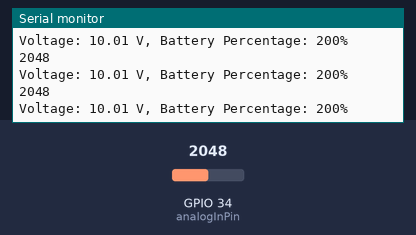
A sketch run on a simulated ESP32. On the bench: the last lines printed to the serial monitor. The inputs (shaded band) are chosen by the test bench; at power-on: GPIO 34 (analogInPin) = 2048.

Above: at 1.2 s.
1.3 s: GPIO 34 (analogInPin) set to 2014
At 1.36 s:
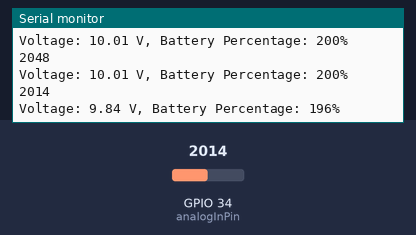
8.8 s: GPIO 34 (analogInPin) set to 948
At 8.81 s:
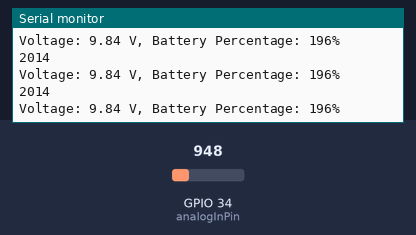
11.8 s: GPIO 34 (analogInPin) set to 1000
At 11.84 s:
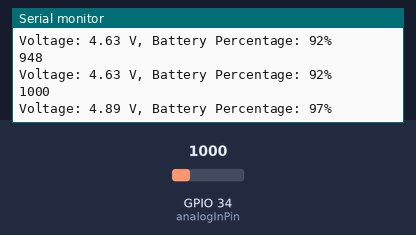
Timing chart, 0 to 14.8 s (numbered marks = the images above; inputs shaded):
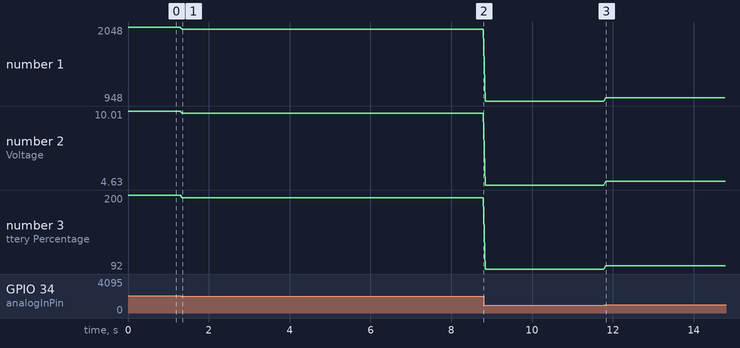

Measured:
- after the input at 1.3 s, the serial monitor: prints a new line at once (image 1)
- after the input at 11.8 s, the serial monitor: prints a new line at once (image 3)
- plotted number 1: 2048 → 2014 after the input at 1.3 s, 2014 → 948 after the input at 8.8 s, 948 → 1000 after the input at 11.8 s
- plotted number 2: 10.01 → 9.84 after the input at 1.3 s, 9.84 → 4.63 after the input at 8.8 s, 4.63 → 4.89 after the input at 11.8 s
- plotted number 3: 200 → 196 after the input at 1.3 s, 196 → 92 after the input at 8.8 s, 92 → 97 after the input at 11.8 s

The sketch:

battery_level_indicator.ino
```cpp
const int analogInPin = 34;  // Analog input pin

void setup() {
  Serial.begin(9600);  // Initialize serial communication

}

void loop() {
  printVolts();
}

void printVolts() {
  int sensorValue = analogRead(analogInPin);  // Read the analog input
  float voltage = sensorValue * (5.0 / 1023.0);  // Convert the value to true voltage for a 12V battery
  Serial.println(sensorValue);
  int batteryPercentage = map(sensorValue, 0, 1023, 0, 100);  // Map the sensor value to a percentage (assuming full scale is 1023)

  Serial.print("Voltage: ");
  Serial.print(voltage, 2);  // Print voltage with 2 decimal places
  Serial.print(" V, Battery Percentage: ");
  Serial.print(batteryPercentage);
  Serial.println("%");


}
```
